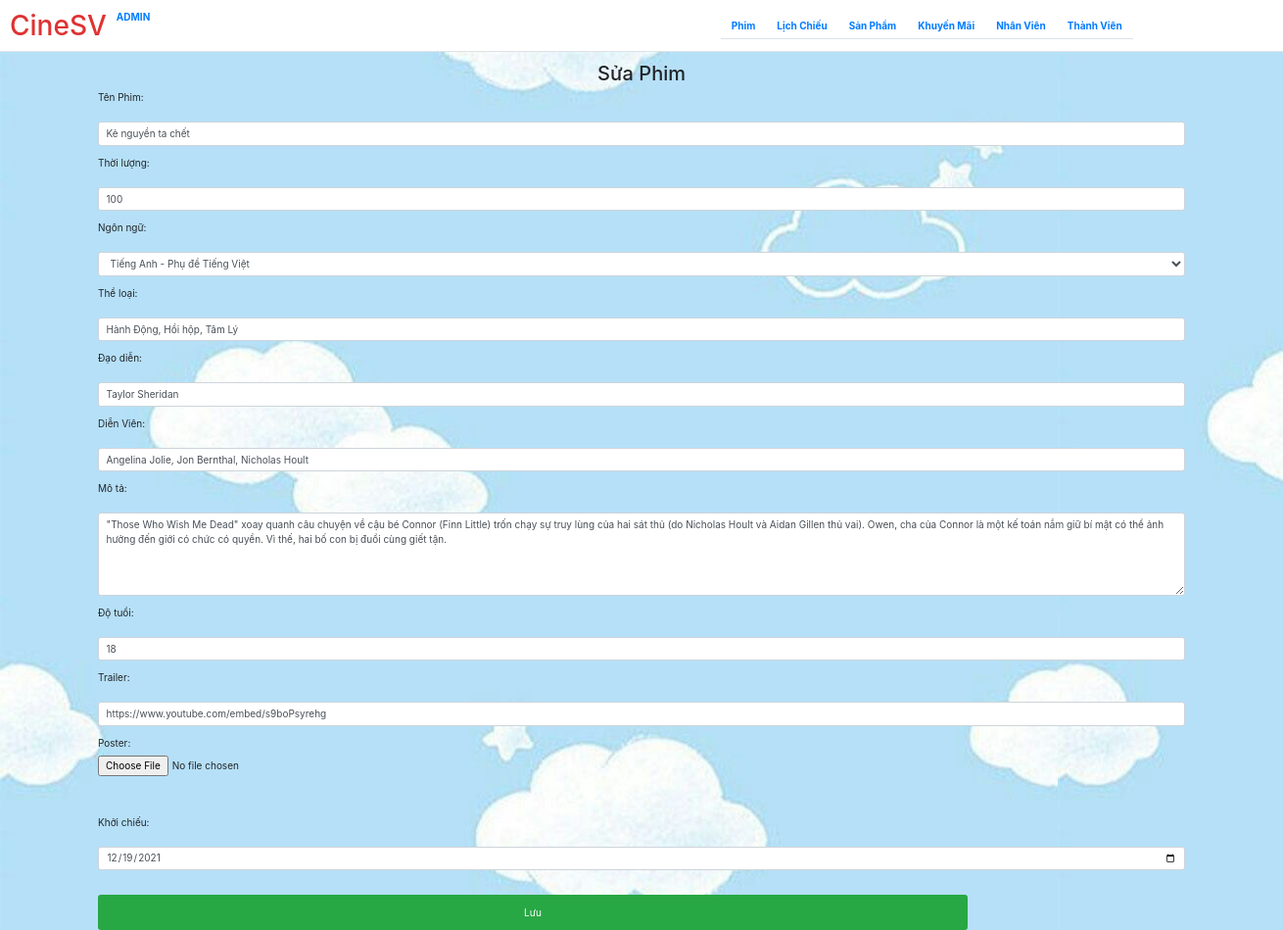
The page /admin/phim/update.php?maphim=1 on the database its author committed.
### tables this page shows
CREATE TABLE `phim` (
  `MAPHIM` int(10) NOT NULL,
  `TENPHIM` varchar(50) NOT NULL,
  `THOILUONG` int(11) NOT NULL,
  `NGONNGU` varchar(50) NOT NULL,
  `THELOAI` varchar(30) NOT NULL,
  `DAODIEN` varchar(50) NOT NULL,
  `DIENVIEN` varchar(100) DEFAULT NULL,
  `MOTA` varchar(800) DEFAULT NULL,
  `DOTUOI` int(11) DEFAULT NULL,
  `TRAILER` varchar(256) DEFAULT NULL,
  `POSTER` varchar(256) DEFAULT NULL,
  `KHOICHIEU` date DEFAULT NULL
);

### db/dbhelper.php (called while the page is built, shortened)
<?php
function executeSingleResult($sql) {
	$con = mysqli_connect(HOST, USERNAME, PASSWORD, DATABASE);
	$result = mysqli_query($con, $sql);
	$row =null;
	if ($result !=null)
	{
		$row    = mysqli_fetch_array($result);
	}
	return $row;
}

### admin/phim/update.php (the view, shortened to what this page needs)
<?php
require_once ('../../db/dbhelper.php');
$maphim=$tenphim='';
if (isset($_GET['maphim'])) {
	$maphim   = $_GET['maphim'];
	$sql          = "select * from phim where maphim='$maphim'";
	$result = executeSingleResult($sql);
	if ($result != null) {
		$tenphim = $result[1];
		$thoiluong= $result[2];
		$ngonngu=$result[3];
		$theloai=$result[4];
		$daodien=$result[5];
		$dienvien=$result[6];
		$mota=$result[7];
		$dotuoi=$result[8];
		$trailer=$result[9];
		$poster=$result[10];
		$khoichieu=$result[11];
	}
}
require('../../all/header.php')
?>
	<div class="container">
		<div class="panel panel-primary">
			<div class="panel-heading">
				<h2 class="text-center">Sửa Phim</h2>
			</div>
			<div class="panel-body">
				<form method="post">
					<div class="form-group">
					  <label for="name">Tên Phim:</label>
					  <input required="true" type="text" class="form-control" id="tenphim" name="tenphim" value="<?=$tenphim?>">
					</div>
					<div class="form-group">
					  <label for="thoiluong">Thời lượng:</label>
					  <input required="true" type="text" class="form-control" id="thoiluong" name="thoiluong" value="<?=$thoiluong?>">
					</div>
					<div class="form-group">
					  <label for="ngonngu">Ngôn ngữ:</label>
					  <select class="form-control" id="ngonngu" name="ngonngu" >
					  		<option selected disabled value="<?=$ngonngu?>"><?=$ngonngu?></option>
                        </select>
					</div>
					<div class="form-group">
					  <label for="theloai">Thể loại:</label>
					  <input required="true" type="text" class="form-control" id="theloai" name="theloai" value="<?=$theloai?>">
					</div>
					<div class="form-group">
					  <label for="daodien">Đạo diễn:</label>
					  <input required="true" type="text" class="form-control" id="daodien" name="daodien" value="<?=$daodien?>">
					</div>
					<div class="form-group">
					  <label for="dienvien">Diễn Viên:</label>
					  <input  type="text" class="form-control" id="dienvien" name="dienvien" value="<?=$dienvien?>">
					</div>
					<div class="form-group">
					  <label for="mota">Mô tả:</label>
					  <textarea class="form-control" name="mota" id="mota" rows="5" ><?=$mota?></textarea>
					</div>
					<div class="form-group">
					  <label for="dotuoi">Độ tuổi:</label>
					  <input  type="text" class="form-control" id="dotuoi" name="dotuoi" value="<?=$dotuoi?>">
					</div>
					<div class="form-group">
					  <label for="trailer">Trailer:</label>
					  <input  type="text" class="form-control" id="trailer" name="trailer" value="<?=$trailer?>">
					</div>
					<div class="form-group">
					<label for="poster">Poster:</label><br>
					  <input class="inputfile"  type="file" name="poster" id="poster" value="<?=$poster?>"><br>
					  <br><img src="../img/phim/<?=$poster?>" style="max-width: 200px;" id="img_poster" alt="">
					</div>
					<div class="form-group">
					  <label for="khoichieu">Khởi chiếu:</label>
					  <input type="date" class="form-control" id="khoichieu" name="khoichieu" value="<?=$khoichieu?>"><br>
                    </div>
					<button class="btn btn-success">Lưu</button>
				</form>
			</div>
		</div>
	</div>
</body>
</html>

### assets/css/base.css (style rules this page uses)
:root { --primary-color: rgb(223, 50, 50); --white-color: #fff; --black-color: #000; --text-color: #505050; --header-height: 80px; }
* { box-sizing: inherit; }
html { font-size: 62.5%; line-height: 1.6rem; font-family: 'Roboto', sans-serif; box-sizing: border-box; }
.btn { width: 80%; height: 36px; margin: 0 auto; font-size: 1.4rem; font-weight: 500; color: var(--white-color); background-color: var(--primary-color); border: none; cursor: pointer; border-radius: 5px; text-decoration: none; display: block; text-align: center; line-height: 30px; }
.form-control { display: block; width: 100%; height: calc(1.5em + 0.75rem + 2px); padding: 0.375rem 0.75rem; font-size: 1.6rem; font-weight: 400; line-height: 1.5; color: #495057; background-color: rgb(255, 255, 255); background-clip: padding-box; border: 1px solid #ced4da; border-radius: 0.25rem; margin-top: 12px; border-radius: 5px; }

### rows shown on the page
phim: tenphim "Kẻ nguyền ta chết", thoiluong "100", ngonngu "Tiếng Anh - Phụ đề Tiếng Việt", theloai "Hành Động, Hồi hộp, Tâm Lý", daodien "Taylor Sheridan", dienvien "Angelina Jolie, Jon Bernthal, Nicholas Hoult", mota "\"Those Who Wish Me Dead\" xoay quanh câu chuyện về cậu bé Connor (Finn Little) trốn chạy sự truy lùng của hai sát thủ (do Nicholas Hoult và Aidan Gillen thủ vai). Owen, cha của Connor là một kế toán nắm giữ bí mật có thể ảnh hưởng đến giới có chức có quyền. Vì thế, hai bố con bị đuổi cùng giết tận.", dotuoi "18", trailer "https://www.youtube.com/embed/s9boPsyrehg", khoichieu "12/19/2021"
